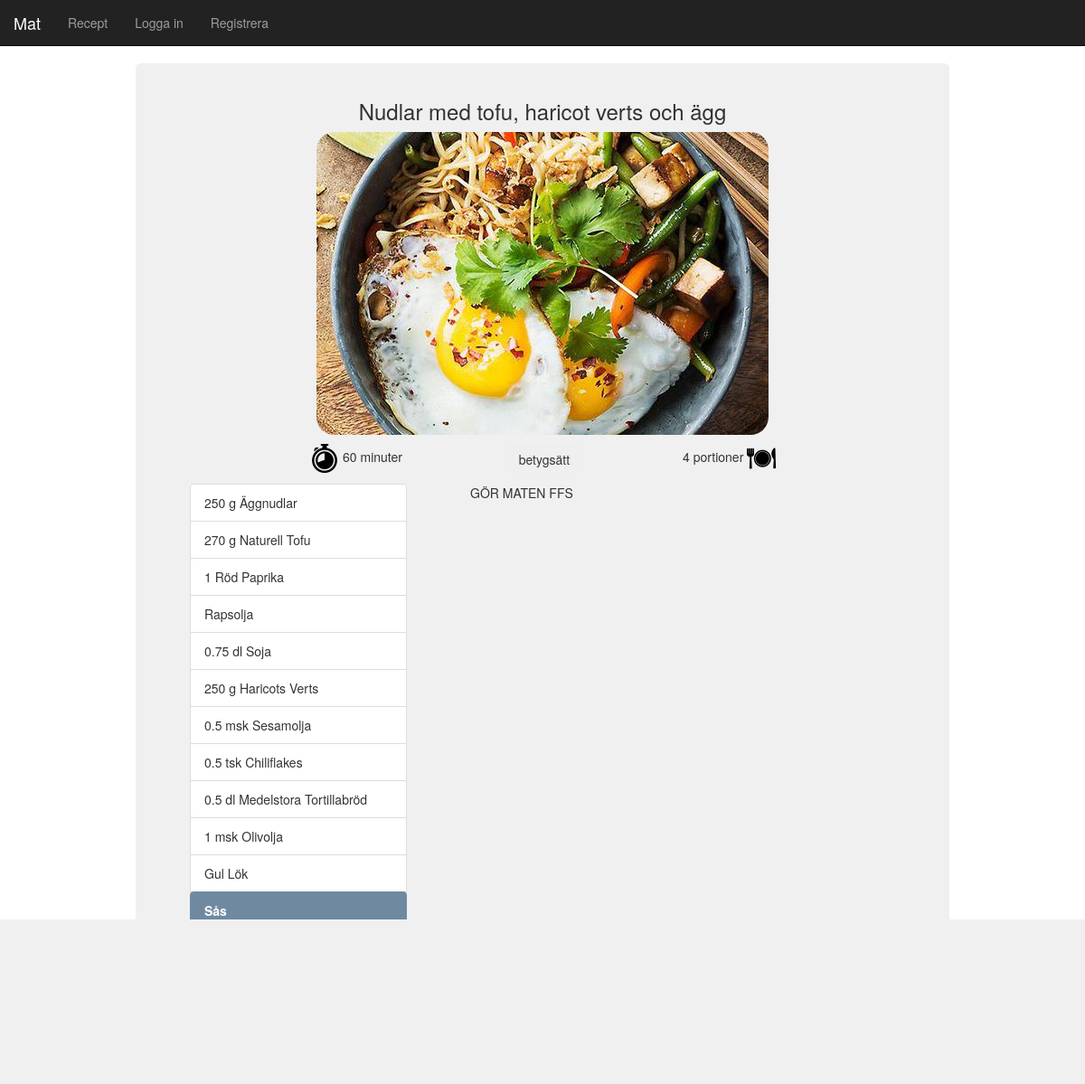
The page /?p=recipe&id=50 on the database its author committed.
### tables this page shows
CREATE TABLE `recipes` (
  `recipe_id` int(5) NOT NULL AUTO_INCREMENT,
  `recipe_name` varchar(100) NOT NULL DEFAULT 'Nytt recept',
  `recipe_createtime` timestamp NOT NULL DEFAULT CURRENT_TIMESTAMP,
  `recipe_cooktime` int(4) NOT NULL DEFAULT '0',
  `recipe_ingredients` varchar(2000) NOT NULL DEFAULT '{"0":{"title":"default","items":{}}}',
  `recipe_rating` int(2) NOT NULL DEFAULT '-1',
  `recipe_serves` int(2) NOT NULL DEFAULT '4',
  `recipe_imageformat` varchar(5) NOT NULL DEFAULT 'jpg',
  `recipe_description` varchar(2000) NOT NULL DEFAULT 'Ingen beskrivning',
  `recipe_tags` varchar(500) NOT NULL DEFAULT 'no tags',
  `recipe_owner_id` int(5) NOT NULL DEFAULT '-1',
  PRIMARY KEY (`recipe_id`)
);

CREATE TABLE `ingredients` (
  `ingredient_id` int(5) NOT NULL AUTO_INCREMENT,
  `ingredient_name` varchar(50) NOT NULL DEFAULT 'Inget namn',
  `ingredient_name_plural` varchar(50) NOT NULL DEFAULT ' ',
  PRIMARY KEY (`ingredient_id`)
);

### classes.php (called while the page is built, shortened)
<?php
class Recipe {
	public function __construct($id, $name, $cooktime, $ingredients, $rating, $serves, $imgformat, $descr){
		$this->_id = $id;
		$this->_name = $name;
		$this->_cooktime = $cooktime;
		$this->_ingredients = json_decode($ingredients, true);
		$this->_rating = $rating;
		$this->_serves = $serves;
		$this->_imgformat = $imgformat;
		$this->_descr = $descr;
	}
}
class Ingredient {
	public function __construct($id, $name_singular, $name_plural){
			$this->_name = $name_singular;
			$this->_name_plural = $name_plural;
	}
}
?>

### recipe.php (the view, shortened to what this page needs)
<?php
if(!isset($_GET['id'])){
	$id = 1;
} else {
	$id = $_GET['id'];
}
$query = "SELECT * FROM recipes WHERE recipe_id ='" . $id . "'";
$result = $conn->query($query);
$row = $result->fetch_assoc();
$r = new Recipe($row['recipe_id'],
				$row['recipe_name'],
				$row['recipe_cooktime'],
				$row['recipe_ingredients'],
				$row['recipe_rating'],
				$row['recipe_serves'],
				$row['recipe_imageformat'],
				$row['recipe_description']);
$ratingWidth = ($r->_rating <= 0)?0:$r->_rating*16;
$query = "SELECT * FROM ingredients";
$result = $conn->query($query);
while($row = $result->fetch_assoc()){
	$ingredient = new Ingredient($row['ingredient_id'], $row['ingredient_name'], $row['ingredient_name_plural']);
	$i[$ingredient->_id] = $ingredient;
}
echo "
		<div class='row'>
			<h3>".$r->_name."</h3>
			<img class='full_image' src='img/$r->_id.$r->_imgformat'>
			<div class='row padded-row'>
				<div class='col-xs-4 col-sm-4 col-md-4 col-lg-4 col-xl-4 text-right'>
					<img src='img/icons/clock.png' class='icon-big'> " . $r->_cooktime . " minuter
				</div>
				<div class='col-xs-4 col-sm-4 col-md-4 col-lg-4 col-xl-4 text_center'>
					<div style='width:".$ratingWidth."px;' class='rating' id='rating-div'></div>
					" . ($ratingWidth?"":"<button type=button class='btn' id='btn-rating'>betygsätt</button>") . "
				</div>
				<div class='col-xs-4 col-sm-4 col-md-4 col-lg-4 col-xl-4 text-left'>
					" . $r->_serves . " portioner <img src='img/icons/plate.png' class='icon-big'>
				</div>
			</div>
			<div class='col-xs-12 col-sm-4 col-md-4 col-lg-4 col col-xl-4 text_left'>
				";
foreach($r->_ingredients as $segment){
if($segment['title'] != "default") echo "<ul class='list-group'><li class='list-group-item active'><strong>". $segment['title'] ."</strong></li>";
	foreach($segment['items'] as $item){
		$amount = filter_var($item['amount'], FILTER_SANITIZE_NUMBER_INT);
		echo "<li class='list-group-item'>" . $item['amount'] . " " . mb_convert_case(($amount <= 1)?$i[$item['id']]->_name:$i[$item['id']]->_name_plural, MB_CASE_TITLE, 'UTF-8') . "</li>";
	}
	if($segment['title'] != "default") echo "</ul>";
}
echo "
			</ul>
			</div>
			<div class='col-xs-12 col-sm-8 col-md-8 col-lg-8 col col-xl-8 text-left'>" .
			$r->_descr
			. "</div>
		</div>
		<div class='jumbotron on-top' id='rating-jumbo'>
			<div class='row padded-row'>
				<h3>Betyg</h3>
			</div>
			<div class='row padded-row'>
				<div class='rate-symbol' data-rating=1></div>
				<div class='rate-symbol' data-rating=2></div>
				<div class='rate-symbol' data-rating=3></div>
				<div class='rate-symbol' data-rating=4></div>
				<div class='rate-symbol' data-rating=5></div>
			</div>
			<div class='row padded-row'>
				<form action=rating.php method=post>
					<input type=hidden name='id' value='".$r->_id."'>
					<input type=hidden name='rating' id='rating-input' value='".$r->_rating."'>
					<input type=submit class='btn btn-primary'>
					<button type=button class='btn btn-primary' id='close-button'>Avbryt</button>
				</form>
			</div>
		</div>
		";
?>

### css/starter-template.css (style rules this page uses)
body { padding-top: 70px; background-image: url('../img/bg/bg2.jpg'); background-repeat:no-repeat; background-size:100%; background-position: center 30; background-attachment: fixed; }
img.full_image { border-radius: 20px; width:90%; max-width:500; min-width:100; }
.text_left { text-align:left; }
.list-group-item.active { background-color:#6f8aa0 !important; border-color:#6f8aa0 !important; }
.icon-big { height: 32px; }
.padded-row { padding-top:10px; padding-bottom:10px; }

### rows shown on the page
recipes: recipe_name "Nudlar med tofu, haricot verts och ägg", recipe_cooktime "60", recipe_serves "4", recipe_description "GÖR MATEN FFS"
ingredients: amount "250 g", ingredient_name_plural "Äggnudlar"
ingredients: amount "270 g", ingredient_name_plural "Naturell Tofu"
ingredients: amount "1", ingredient_name "Röd Paprika"
ingredients: ingredient_name "Rapsolja"
ingredients: amount "0.75 dl", ingredient_name_plural "Soja"
ingredients: amount "250 g", ingredient_name_plural "Haricots Verts"
ingredients: amount "0.5 msk", ingredient_name_plural "Sesamolja"
ingredients: amount "0.5 tsk", ingredient_name_plural "Chiliflakes"
ingredients: amount "0.5 dl", ingredient_name_plural "Medelstora Tortillabröd"
ingredients: amount "1 msk", ingredient_name "Olivolja"
ingredients: ingredient_name "Gul Lök"

### other values the page prints
$segment['title'] "Sås"
